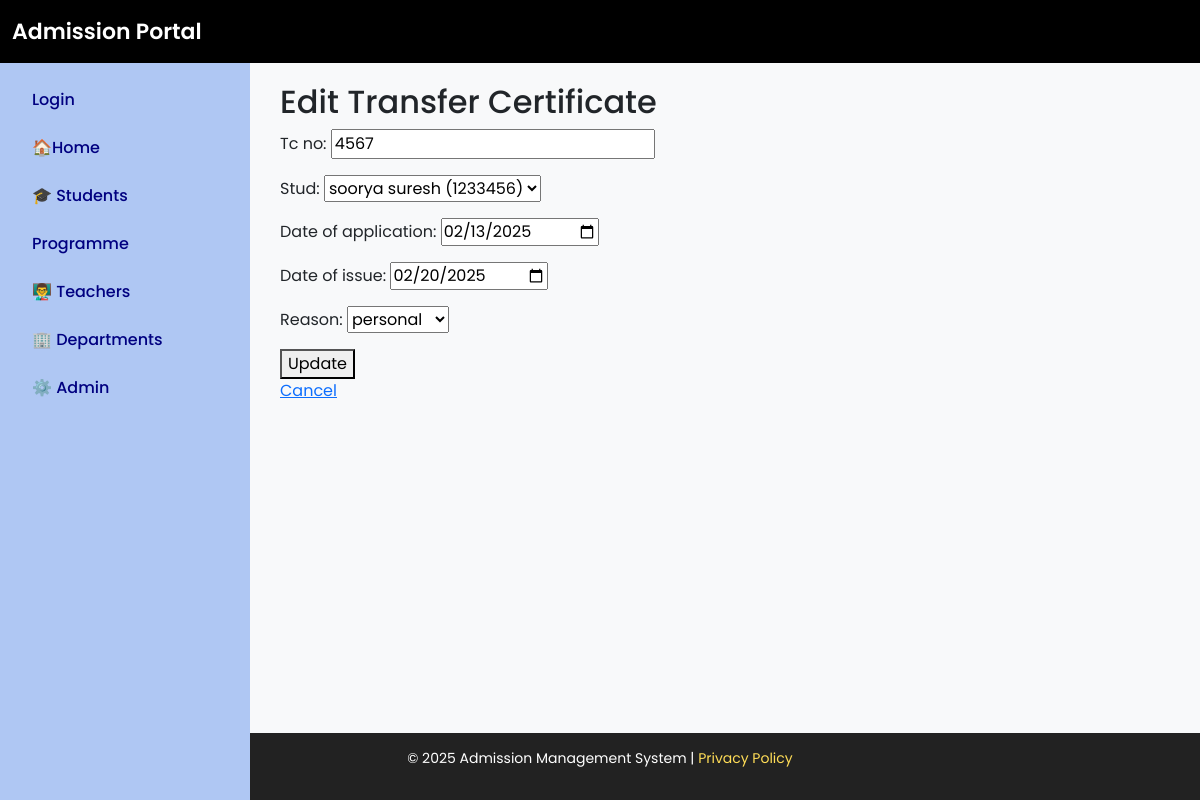
The app's page /edit-transfer-certificate/3/ with its own data.
### admission/models.py (models this page shows, shortened)
class TransferCertificate(models.Model):
    tc_no = models.CharField(max_length=50, unique=True)
    stud = models.ForeignKey('admission.Student', on_delete=models.CASCADE)  # Assuming 'student' is your app name
    date_of_application = models.DateField()
    date_of_issue = models.DateField(null=True, blank=True)
    reason = models.ForeignKey(Reason, on_delete=models.SET_NULL, null=True)

### admission/views.py (the view)
# urls.py: path('edit-transfer-certificate/<int:tc_id>/', views.edit_transfer_certificate, name='edit_transfer_certificate'),
def edit_transfer_certificate(request, tc_id):
    tc = get_object_or_404(TransferCertificate, id=tc_id)
    if request.method == 'POST':
        form = TransferCertificateForm(request.POST, instance=tc)
        if form.is_valid():
            form.save()
            messages.success(request, "Transfer Certificate updated successfully!")
            return redirect('transfer_certificate_list')  # Redirect to TC list page
    else:
        form = TransferCertificateForm(instance=tc)
    return render(request, 'edit_transfer_certificate.html', {'form': form, 'tc': tc})

### admission/forms.py
class TransferCertificateForm(forms.ModelForm):
    class Meta:
        model = TransferCertificate
        fields = ['tc_no', 'stud', 'date_of_application', 'date_of_issue', 'reason']
        widgets = {
            'date_of_application': forms.DateInput(attrs={'type': 'date'}),
            'date_of_issue': forms.DateInput(attrs={'type': 'date'}),
        }

### admission/models.py (called while the page is built)
    def __str__(self):
        return f"{self.stud_name} ({self.stud_adm_no})"

    def __str__(self):
        return self.reason_description

### admission/templates/edit_transfer_certificate.html (shortened to what this page needs)
{% extends "base.html" %}
{% block content %}
<h2>Edit Transfer Certificate</h2>
<form method="post">
    {{ form.as_p }}
    <button type="submit">Update</button>
</form>
<a href="{% url 'transfer_certificate_list' %}">Cancel</a>
{% endblock %}

### templates/base.html (style rules this page uses)
body { font-family: 'Poppins', sans-serif; background: #f8f9fa; display: flex; min-height: 100vh; flex-direction: column; }

### records on screen
TransferCertificate: tc_no "4567", stud "soorya suresh (1233456)", date_of_application "02/13/2025", date_of_issue "02/20/2025", reason "personal"
